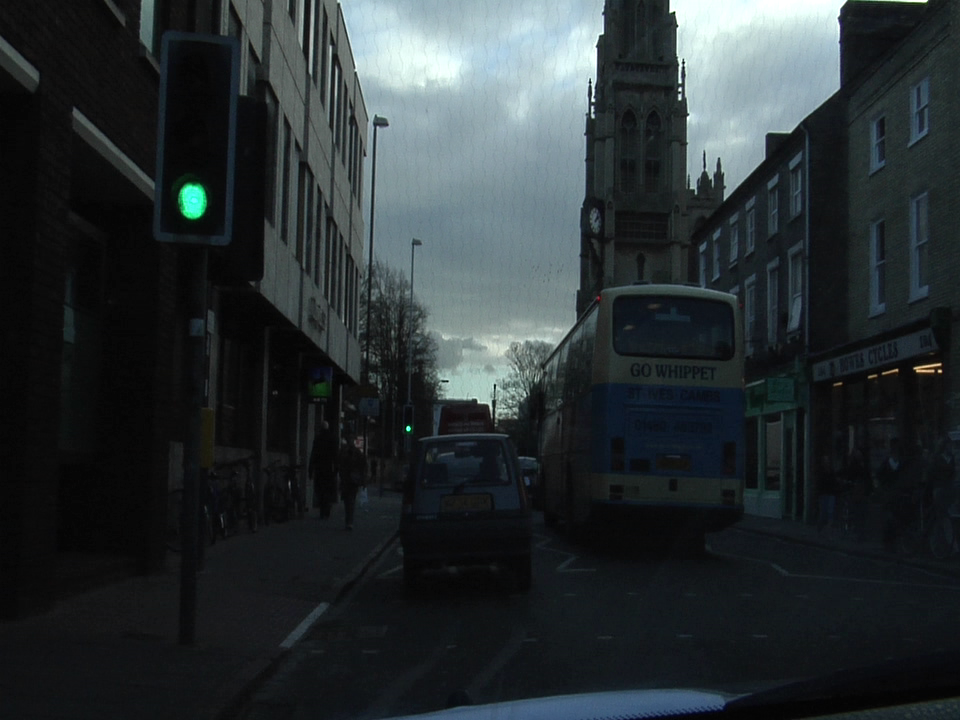
#> input picture CamVid_RGB/0001TP_006750.png, 960 x 720 px; its folder holds only this picture in this run
$ python camvid_data.py
#> lines starting #> are read from the running program, lines starting #| are printed output that depends on the picture; after the words box and inside, x2 and y2 are one past the last pixel; in counts of white or black regions, pixels touching at a corner belong together
"""
Map CamVid 32 classes to 11 classes
https://github.com/jijnasa/Fully-Convolutional-Neural-Network/blob/master/camvidPixelLabelIDs.m
"""

RGBLabel2LabelName = {
    (128, 128, 128): "Sky",

    (0, 128, 64): "Building",
    (128, 0, 0): "Building",
    (64, 192, 0): "Building",
    (64, 0, 64): "Building",
    (192, 0, 128): "Building",

    (192, 192, 128): "Pole",
    (0, 0, 64): "Pole",

    (128, 64, 128): "Road",
    (128, 0, 192): "Road",
    (192, 0, 64): "Road",

    (0, 0, 192): "Sidewalk",
    (64, 192, 128): "Sidewalk",
    (128, 128, 192): "Sidewalk",

    (128, 128, 0): "Tree",
    (192, 192, 0): "Tree",

    (192, 128, 128): "SignSymbol",
    (128, 128, 64): "SignSymbol",
    (0, 64, 64): "SignSymbol",

    (64, 64, 128): "Fence",

    (64, 0, 128): "Car",
    (64, 128, 192): "Car",
    (192, 128, 192): "Car",
    (192, 64, 128): "Car",
    (128, 64, 64): "Car",

    (64, 64, 0): "Pedestrian",
    (192, 128, 64): "Pedestrian",
    (64, 0, 192): "Pedestrian",
    (64, 128, 64): "Pedestrian",

    (0, 128, 192): "Bicyclist",
    (192, 0, 192): "Bicyclist",

    (0, 0, 0): "Void"
}

palette = [128, 128, 128,
           128, 0, 0,
           192, 192, 128,
           128, 64, 128,
           0, 0, 192,
           128, 128, 0,
           192, 128, 128,
           64, 64, 128,
           64, 0, 128,
           64, 64, 0,
           0, 128, 192]

CAMVID_CLASSES = ['Sky',
                  'Building',
                  'Pole',
                  'Road',
                  'Sidewalk',
                  'Tree',
                  'SignSymbol',
                  'Fence',
                  'Car',
                  'Pedestrian',
                  'Bicyclist',
                  'Void']
Class2LabelId = {}

for i, v in enumerate(CAMVID_CLASSES):
    Class2LabelId[v] = i

Class2LabelId['Void'] = 255

print(Class2LabelId)

CAMVID_CLASS_COLORS = [
    (128, 128, 128),
    (128, 0, 0),
    (192, 192, 128),
    (128, 64, 128),
    (0, 0, 192),
    (128, 128, 0),
    (192, 128, 128),
    (64, 64, 128),
    (64, 0, 128),
    (64, 64, 0),
    (0, 128, 192),
    (0, 0, 0),
]

zero_pad = 256 * 3 - len(palette)
for i in range(zero_pad):
    palette.append(0)


def convert32to11(label_dir, save_dir):
#> called with label_dir = 'path/to/CamVid_RGB', save_dir = 'path/to/CamVidGray'
    import os
    import numpy as np
    from PIL import Image
    import glob
    img_paths = glob.glob(os.path.join(label_dir, '*.png'))
    img_paths.sort()
    if not os.path.exists(save_dir):
        os.makedirs(save_dir)
    for idx, img_path in enumerate(img_paths):
        img_name = img_path.split('/')[-1]
        img = Image.open(img_path)
#> img is the input picture: PIL image 960x720 RGB; mean R, G, B 42.3, 49.1, 51.5
        np_img = np.array(img)
        np_img_ret = 255 * np.ones(np_img.shape[:2], dtype=np.uint8)
        w, h = np_img.shape[:2]
#> w = 720; h = 960
        for x in range(w):
            for y in range(h):
                rgb = np_img[x, y, :]
                rgb = tuple(rgb)
                if rgb in RGBLabel2LabelName:
                    label = RGBLabel2LabelName[rgb]
                else:
                    print("({}, {}) in {}, rgb {}, changed to Void".format(x, y, rgb,
                                                                           img_name))
                    label = 'Void'
                np_img_ret[x, y] = Class2LabelId[label]
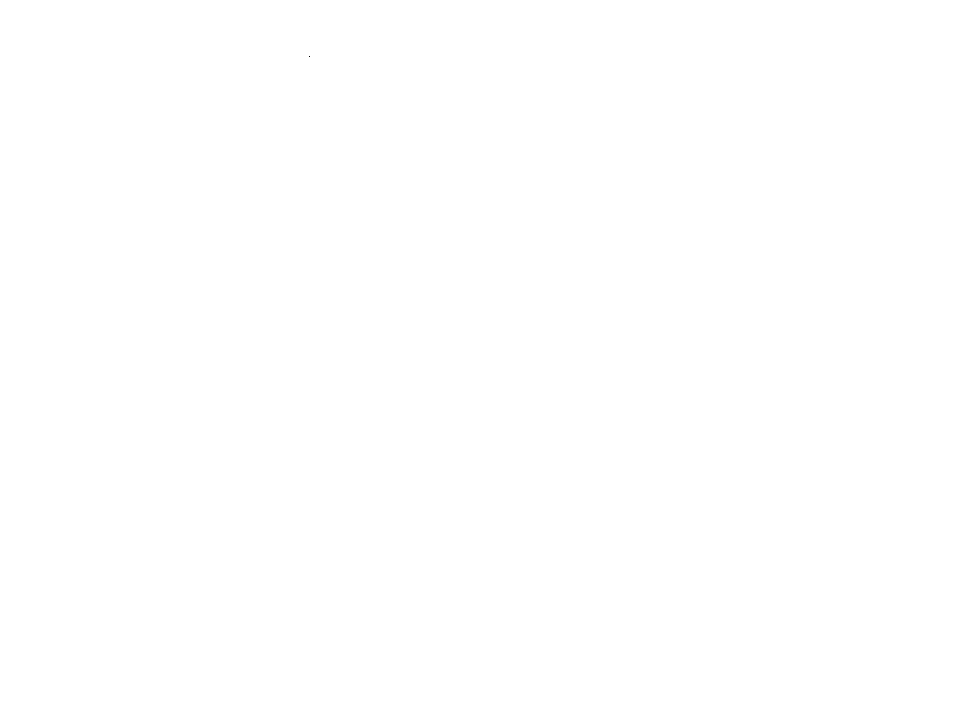
#> np_img_ret: shape (720, 960); 100% white; black in thin lines or dots, all inside (x1, y1, x2, y2) = (309, 56, 310, 57)
        img = Image.fromarray(np_img_ret)

        img.save(os.path.join(save_dir, img_name))
        print(idx, img_name)
    print('Done')


def convertGraytoRGB(gray_dir, save_dir):
#> called with gray_dir = 'path/to/CamVidGray', save_dir = 'path/to/CamVidColor11'
    import os
    import glob
    from PIL import Image
    img_paths = glob.glob(os.path.join(gray_dir, '*.png'))
    img_paths.sort()
    if not os.path.exists(save_dir):
        os.makedirs(save_dir)
    for idx, img_path in enumerate(img_paths):
        img_name = img_path.split('/')[-1]
        img = Image.open(img_path).convert('P')
        img.putpalette(palette)
        img.save(os.path.join(save_dir, img_name))
        print(idx, img_name)
    print('Done')


def _write(path, imglabels):
    with open(path, 'w') as f:
        for (img, label) in imglabels:
            print("{} {}".format(img, label), file=f)
    print('Done')

def _get_anno(segnetanno_path):
    img_paths = []
    with open(segnetanno_path, 'r') as f:
        lines = f.readlines()
        for line in lines:
            img_name = line.split()[0]
            img_name = img_name.split('/')[-1]
            img_paths.append(img_name)
            print(img_name)
    return img_paths

def generate_img_pairs(root_dir, img_dir, label_dir, save_dir, segnetanno_dir):
    import glob
    import os
    imgs = glob.glob(os.path.join(root_dir, img_dir, '*.png'))
    labels = glob.glob(os.path.join(root_dir, label_dir, '*.png'))
#> (the run stopped early here; a loop or call above may not have finished)
